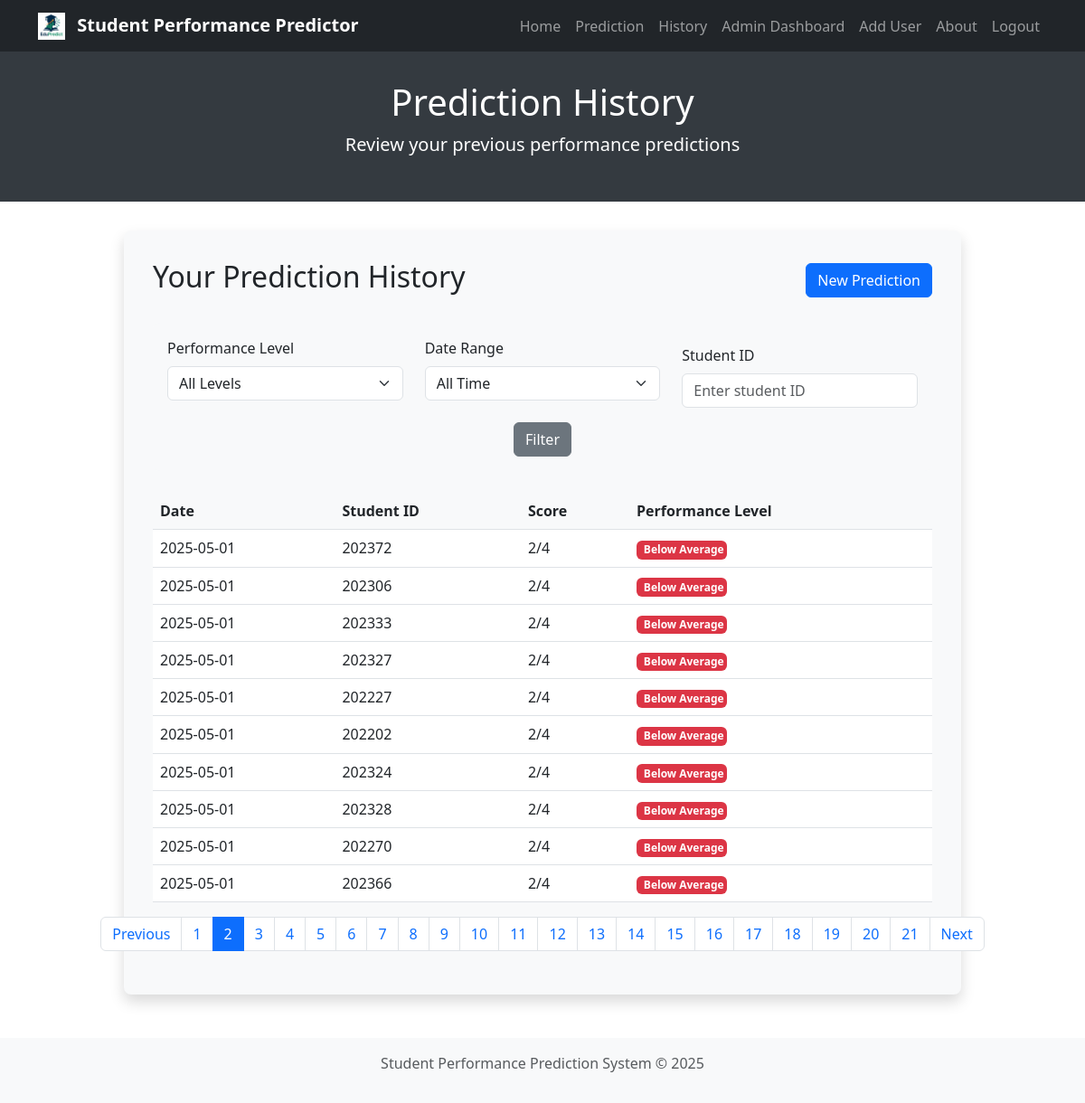
The app's page /history?page=2 (signed in) with its own data.
### market/models.py (models this page shows)
class Prediction(db.Model):
    id = db.Column(db.Integer, primary_key=True)
    Study_Hours_Per_Day = db.Column(db.Float, nullable=False)
    Extracurricular_Hours_Per_Day = db.Column(db.Float, nullable=False)
    Sleep_Hours_Per_Day = db.Column(db.Float, nullable=False)
    Social_Hours_Per_Day = db.Column(db.Float, nullable=False)
    Physical_Activity_Hours_Per_Day = db.Column(db.Float, nullable=False)
    GPA = db.Column(db.Float, nullable=False)
    Stress_Level = db.Column(db.String(10), nullable=False)
    Predicted_Score = db.Column(db.Float, nullable=False)
    Performance_Level = db.Column(db.String(20), nullable=False)
    Recommendation = db.Column(db.Text, nullable=False)
    date = db.Column(db.DateTime, default=datetime.utcnow)
    Student_Id =db.Column(db.Text, nullable=False)

### market/routes.py (the view)
@main_bp.route('/history')
@login_required
@role_required('admin', 'professor')
def history():
    page = request.args.get('page', 1, type=int)
    per_page = 10
    level_filter = request.args.get('level', '')
    date_range = request.args.get('date_range', '')
    student_id = request.args.get('Student_Id','')
    query = Prediction.query
    if level_filter:
        query = query.filter(Prediction.Performance_Level == level_filter)
    if date_range:
        days = int(date_range)
        query = query.filter(Prediction.date >= datetime.now() - timedelta(days=days))
    if student_id!="":
        query = query.filter(Prediction.Student_Id == student_id)
    predictions = query.order_by(Prediction.date.desc()).paginate(page=page, per_page=per_page, error_out=False)
    return render_template('history.html',
                           predictions=predictions.items,
                           page=page,
                           pages=predictions.pages)

### market/__init__.py (called while the page is built)
@login_manager.user_loader
def load_user(user_id):
    return User.query.get(int(user_id))

### market/routes.py (called while the page is built)
def role_required(*roles):
    def wrapper(f):
        @wraps(f)
        def decorated_function(*args, **kwargs):
            if current_user.is_authenticated and current_user.role in roles:
                return f(*args, **kwargs)
            else:
                abort(403)  # Forbidden
        return decorated_function
    return wrapper

### market/templates/history.html (shortened to what this page needs)
{% extends "layout.html" %}
{% block header_title %}Prediction History{% endblock %}
{% block header_subtitle %}Review your previous performance predictions{% endblock %}
{% block content %}
<div class="row justify-content-center">
    <div class="col-md-10">
        <div class="content-container">
            <div class="d-flex justify-content-between align-items-center mb-4">
                <h2>Your Prediction History</h2>
                <a href="{{ url_for('main.predict_form') }}" class="btn btn-primary">New Prediction</a>
            </div>
            <div class="filters">
                <form method="GET" action="{{ url_for('main.history') }}" class="row align-items-end">
                    <div class="col-md-4 mb-2">
                        <label for="level_filter" class="form-label">Performance Level</label>
                        <select class="form-select" id="level_filter" name="level">
                            <option value="">All Levels</option>
                        </select>
                    </div>
                    <div class="col-md-4 mb-2">
                        <label for="date_filter" class="form-label">Date Range</label>
                        <select class="form-select" id="date_filter" name="date_range">
                            <option value="">All Time</option>
                        </select>
                    </div>
                    <div class="col-md-4">
                        <label for="Student_Id" class="form-label">Student ID</label>
                        <input
                                type="number"
                                class="form-control"
                                id="Student_Id"
                                name="Student_Id"
                                placeholder="Enter student ID"
                                min="0"
                                inputmode="numeric"
                                pattern="\d*"
                                maxlength="10"
                                value="{{ request.args.get('Student_Id', '') }}"
                        >
                    </div>
                   <div class="col-md-12 mt-3 text-center">
    <button type="submit" class="btn btn-secondary">Filter</button>
</div>
                </form>
            </div>
            {% if predictions %}
            <div class="table-responsive">
                <table class="table table-hover history-table">
                    <thead>
                    <tr>
                        <th>Date</th>
                        <th>Student ID</th>
                        <th>Score</th>
                        <th>Performance Level</th>
                    </tr>
                    </thead>
                    <tbody>
                    {% for prediction in predictions %}
                    <tr>
                        <td>{{ prediction.date.strftime('%Y-%m-%d') }}</td>
                        <td>{{ prediction.Student_Id }}</td>
                        <td class="score-cell">{{ prediction.Predicted_Score }}/4</td>
                        <td>
                            {% if prediction.Performance_Level == "Excellent" %}
                            <span class="badge bg-success level-badge">{{ prediction.Performance_Level }}</span>
                            {% elif prediction.Performance_Level == "Good" %}
                            <span class="badge bg-primary level-badge">{{ prediction.Performance_Level }}</span>
                            {% elif prediction.Performance_Level == "Average" %}
                            <span class="badge bg-warning text-dark level-badge">{{ prediction.Performance_Level }}</span>
                            {% else %}
                            <span class="badge bg-danger level-badge">{{ prediction.Performance_Level }}</span>
                            {% endif %}
                        </td>
                    </tr>
                    {% endfor %}
                    </tbody>
                </table>
            </div>
            {% if pages > 1 %}
            <nav aria-label="Prediction history pagination">
                <ul class="pagination justify-content-center">
                    <li class="page-item {% if page == 1 %}disabled{% endif %}">
                        <a class="page-link"
                           href="{{ url_for('main.history', page=page-1, level=request.args.get('level'), date_range=request.args.get('date_range')) }}">Previous</a>
                    </li>
                    {% for p in range(1, pages + 1) %}
                    <li class="page-item {% if p == page %}active{% endif %}">
                        <a class="page-link"
                           href="{{ url_for('main.history', page=p, level=request.args.get('level'), date_range=request.args.get('date_range')) }}">{{
                            p }}</a>
                    </li>
                    {% endfor %}
                    <li class="page-item {% if page == pages %}disabled{% endif %}">
                        <a class="page-link"
                           href="{{ url_for('main.history', page=page+1, level=request.args.get('level'), date_range=request.args.get('date_range')) }}">Next</a>
                    </li>
                </ul>
            </nav>
            {% endif %}
            {% endif %}
        </div>
    </div>
</div>
{% endblock %}

### market/templates/layout.html (style rules this page uses)
.form-container, .content-container { background-color: #f8f9fa; padding: 2rem; border-radius: 8px; box-shadow: 0 0.5rem 1rem rgba(0, 0, 0, 0.15); }

### market/templates/history.html (style rules this page uses)
.history-table th { background-color: #f8f9fa; }
.level-badge { width: 100px; }
.filters { padding: 1rem; background-color: #f8f9fa; border-radius: 8px; margin-bottom: 1.5rem; }

### records on screen
Prediction: date "2025-05-01", Student_Id "202372", Predicted_Score "2", Performance_Level "Below Average"
Prediction: date "2025-05-01", Student_Id "202306", Predicted_Score "2", Performance_Level "Below Average"
Prediction: date "2025-05-01", Student_Id "202333", Predicted_Score "2", Performance_Level "Below Average"
Prediction: date "2025-05-01", Student_Id "202327", Predicted_Score "2", Performance_Level "Below Average"
Prediction: date "2025-05-01", Student_Id "202227", Predicted_Score "2", Performance_Level "Below Average"
Prediction: date "2025-05-01", Student_Id "202202", Predicted_Score "2", Performance_Level "Below Average"
Prediction: date "2025-05-01", Student_Id "202324", Predicted_Score "2", Performance_Level "Below Average"
Prediction: date "2025-05-01", Student_Id "202328", Predicted_Score "2", Performance_Level "Below Average"
Prediction: date "2025-05-01", Student_Id "202270", Predicted_Score "2", Performance_Level "Below Average"
Prediction: date "2025-05-01", Student_Id "202366", Predicted_Score "2", Performance_Level "Below Average"

### other values on screen
{{ p }} "1" "2" "3" "4" "5" "6" "7" "8" "9" "10" "11" "12" "13" "14" "15" "16" "17" "18" "19" "20" "21"
